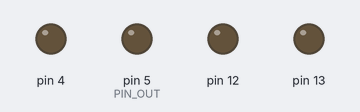
The sketch below on a simulated Arduino Uno, built with avr-gcc and run on an emulated ATmega328P. Shown: output pins drawn as LEDs (lit = HIGH).

Above: at 1.5 s.
At 4.1 s:
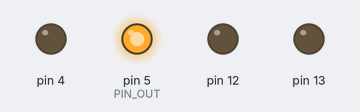
At 8.8 s:
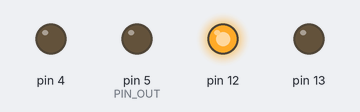
At 11.3 s:
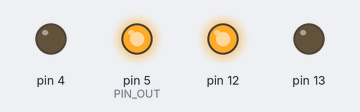
Timing chart, 0 to 12.0 s (numbered marks = the images above):
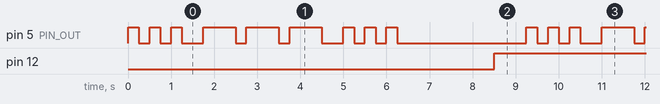

The sketch:

Dos_MorseCode.ino
```cpp
// (licence header left out)
//Define the LED Pin
#define PIN_OUT        5
//Define unit length in ms
#define UNIT_LENGTH    250

//Build a struct with the morse code mapping
static const struct {const char letter, *code;} MorseMap[] =
{
  { 'A', ".-" },
  { 'B', "-..." },
  { 'C', "-.-." },
  { 'D', "-.." },
  { 'E', "." },
  { 'F', "..-." },
  { 'G', "--." },
  { 'H', "...." },
  { 'I', ".." },
  { 'J', ".---" },
  { 'K', ".-.-" },
  { 'L', ".-.." },
  { 'M', "--" },
  { 'N', "-." },
  { 'O', "---" },
  { 'P', ".--." },
  { 'Q', "--.-" },
  { 'R', ".-." },
  { 'S', "..." },
  { 'T', "-" },
  { 'U', "..-" },
  { 'V', "...-" },
  { 'W', ".--" },
  { 'X', "-..-" },
  { 'Y', "-.--" },
  { 'Z', "--.." },
  { ' ', "     " }, //Gap between word, seven units

  { '1', ".----" },
  { '2', "..---" },
  { '3', "...--" },
  { '4', "....-" },
  { '5', "....." },
  { '6', "-...." },
  { '7', "--..." },
  { '8', "---.." },
  { '9', "----." },
  { '0', "-----" },

  { '.', "·–·–·–" },
  { ',', "--..--" },
  { '?', "..--.." },
  { '!', "-.-.--" },
  { ':', "---..." },
  { ';', "-.-.-." },
  { '(', "-.--." },
  { ')', "-.--.-" },
  { '"', ".-..-." },
  { '@', ".--.-." },
  { '&', ".-..." },
};

void setup()
{
  pinMode( PIN_OUT, OUTPUT );
  digitalWrite( PIN_OUT, LOW );
  pinMode( 4, OUTPUT );
  digitalWrite( 4, LOW );
  pinMode( 12, OUTPUT );
  digitalWrite( 12, LOW );
  pinMode( 13, OUTPUT );
  digitalWrite( 13, LOW );
}

void loop()
{
  String morseWord = encode( "SOS " );

  for(int i=0; i<=morseWord.length(); i++)
  {
    switch( morseWord[i] )
    {
      case '.': //dit
        digitalWrite( PIN_OUT, HIGH );
        delay( UNIT_LENGTH );
        digitalWrite( PIN_OUT, LOW );
        delay( UNIT_LENGTH );

        break;

      case '-': //dah
        digitalWrite( PIN_OUT, HIGH );
        delay( UNIT_LENGTH*3 );
        digitalWrite( PIN_OUT, LOW );
        delay( UNIT_LENGTH );

        break;

      case ' ': //gap
        delay( UNIT_LENGTH );
    }

  }
  digitalWrite( 12, LOW );
  delay( UNIT_LENGTH );
  digitalWrite( 12, HIGH );
  delay( UNIT_LENGTH * 3 );


}

String encode(const char *string)
{
  size_t i, j;
  String morseWord = "";

  for( i = 0; string[i]; ++i )
  {
    for( j = 0; j < sizeof MorseMap / sizeof *MorseMap; ++j )
    {
      if( toupper(string[i]) == MorseMap[j].letter )
      {
        morseWord += MorseMap[j].code;
        break;
      }
    }
    morseWord += " "; //Add tailing space to seperate the chars
  }

  return morseWord;
}

String decode(String morse)
{
  String msg = "";

  int lastPos = 0;
  int pos = morse.indexOf(' ');
  while( lastPos <= morse.lastIndexOf(' ') )
  {
    for( int i = 0; i < sizeof MorseMap / sizeof *MorseMap; ++i )
    {
      if( morse.substring(lastPos, pos) == MorseMap[i].code )
      {
        msg += MorseMap[i].letter;
      }
    }

    lastPos = pos+1;
    pos = morse.indexOf(' ', lastPos);

    // Handle white-spaces between words (7 spaces)
    while( morse[lastPos] == ' ' && morse[pos+1] == ' ' )
    {
      pos ++;
    }
  }

  return msg;
}

/*
 @kristianlm
kristianlm commented Oct 23, 2016 •
I believe your K is wrong: it should be -.- (see wikipedia)

 @5tevan
5tevan commented Feb 16, 2017 •
The encoding for the period character { '.', "·–·–·–" } uses different dots and dashes than the other encodings.

 @tonytozoo
tonytozoo commented Feb 16, 2017
What if I want to translate 2400 characters, I've try in many different ways but none of them it works.
It works until 1000, any Idea why and how to solve this?

 @ai8n
ai8n commented Jan 25, 2018
Newbie comment: Could you add more comments to this code? Ignorant minds want to know. :)

 @pharrisuk
pharrisuk commented Feb 17, 2018
@a18n: One thing you might want to understand, as a newbie, is that, he's building (declaring, and initialising) an array of structures at the top, not just a struct as the comment implies.

 @azcharlie2009
azcharlie2009 commented Mar 31, 2018
Does this work? I loaded it into my Teensy 3.6 and it does nothing.

 @azcharlie2009
azcharlie2009 commented Mar 31, 2018
Sorry, my mistake. Needed to change PIN_OUT to 13 on Teensy

 @ghost
ghost commented Apr 9, 2018
Does anyone have the schematics for it?

 @Erhannis
Erhannis commented Jun 6, 2018
Most everything here appears to be compliant with the spec described on Wikipedia. However, I believe to get "The letters of a word are separated by a space equal to three dots (one dash)", it should be morseWord += " "; //Add tailing space to seperate the chars, with two spaces.

 @Erhannis
Erhannis commented Jun 6, 2018
I fixed the mentioned bugs, including (in my tests) the out-of-memory bug I think @tonytozoo was having.
https://gist.github.com/Erhannis/17de678c9b6ac4d75ffa585156f513b8
I also added another space between chars, for spec compliance. (Should be three dots worth of space between chars, rather than two.)

 @mlh1407
mlh1407 commented Jun 17, 2018
will this code auto detect the users speed - im doing a project with kids and we have som trouble with the fact that kids morse with different speed -

 @riosrodriguez


Leave a comment
Attach files by dragging & dropping, selecting or pasting them.

 Styling with Markdown is supported
© 2019 GitHub, Inc.
Terms
Privacy
Security
Status
Help
Contact GitHub
Pricing
API
Training
Blog
About
*/
```

Measured:
- by itself, pin 12: alternates HIGH for 9.0 s and LOW for 0.25 s
- by itself, pin 5 (PIN_OUT): repeats every 9.3 s: 2 × (LOW 0.25 s, HIGH 0.25 s), LOW 0.50 s, 2 × (HIGH 0.75 s, LOW 0.25 s), HIGH 0.75 s, LOW 0.50 s, 2 × (HIGH 0.25 s, LOW 0.25 s), HIGH 0.25 s, LOW 3.0 s, HIGH 0.25 s
